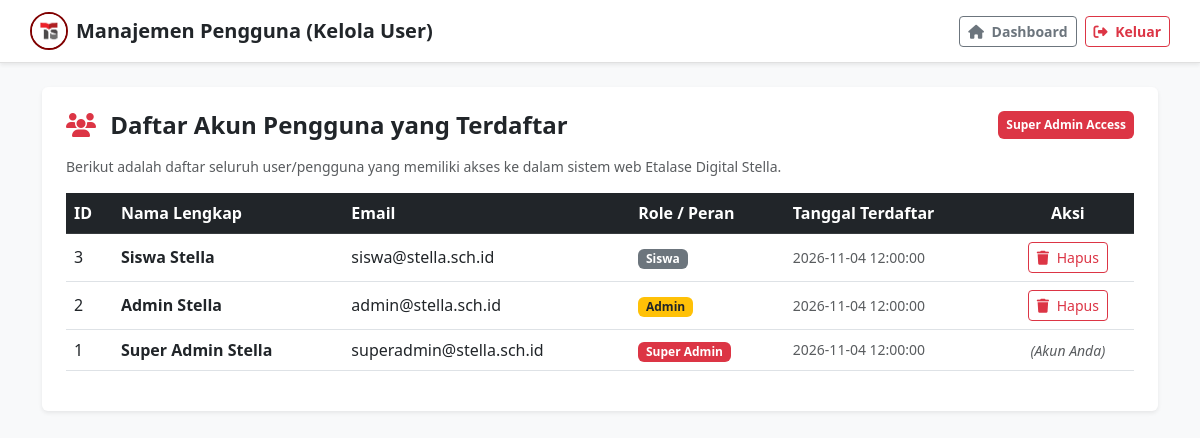
/users.php (signed in), run on the app's committed database.
### tables this page shows
CREATE TABLE IF NOT EXISTS users (
  id INT AUTO_INCREMENT PRIMARY KEY,
  nama VARCHAR(255) NOT NULL,
  email VARCHAR(255) NOT NULL UNIQUE,
  password VARCHAR(255) NOT NULL,
  role ENUM('super_admin', 'admin', 'siswa') NOT NULL DEFAULT 'siswa',
  created_at TIMESTAMP DEFAULT CURRENT_TIMESTAMP
);

### users.php (the view, shortened to what this page needs)
<?php
$host = "localhost";
$user = "root";
$pass = "";
$db   = "Etalase_digitalStella";
$conn = mysqli_connect($host, $user, $pass, $db);
$user_id = $_SESSION['user_id'];
$users_result = mysqli_query($conn, "SELECT * FROM users ORDER BY id DESC");
?>
<!DOCTYPE html>
<html lang="id">
<head>
    <link href="https://cdn.jsdelivr.net/npm/bootstrap@5.3.0/dist/css/bootstrap.min.css" rel="stylesheet">
    <link rel="stylesheet" href="https://cdnjs.cloudflare.com/ajax/libs/font-awesome/6.4.0/css/all.min.css">
</head>
<body>
<div class="top-navbar shadow-sm">
    <div class="d-flex align-items-center">
        <div class="corner-logo me-2">
            <img src="logo.jpg" alt="Logo" style="width: 100%; height: 100%; object-fit: cover;" onerror="this.onerror=null; this.src='https://images.unsplash.com/photo-1541339907198-e08756dedf3f?w=150&auto=format&fit=crop&q=80';">
        </div>
        <span class="fs-5 fw-bold text-dark">Manajemen Pengguna (Kelola User)</span>
    </div>
    <div class="d-flex align-items-center">
        <a href="dashboard.php" class="btn btn-outline-secondary btn-sm me-2 fw-semibold"><i class="fas fa-home me-1"></i> Dashboard</a>
        <a href="logout.php" class="btn btn-outline-danger btn-sm fw-semibold"><i class="fas fa-sign-out-alt me-1"></i> Keluar</a>
    </div>
</div>
<div class="container my-4">
    <div class="card shadow-sm border-0 p-4">
        <div class="d-flex justify-content-between align-items-center mb-3">
            <h4 class="fw-bold m-0"><i class="fas fa-users me-2 text-danger"></i> Daftar Akun Pengguna yang Terdaftar</h4>
            <span class="badge bg-danger p-2">Super Admin Access</span>
        </div>
        <p class="text-muted small">Berikut adalah daftar seluruh user/pengguna yang memiliki akses ke dalam sistem web Etalase Digital Stella.</p>
        <div class="table-responsive">
            <table class="table table-hover align-middle">
                <thead class="table-dark">
                    <tr>
                        <th>ID</th>
                        <th>Nama Lengkap</th>
                        <th>Email</th>
                        <th>Role / Peran</th>
                        <th>Tanggal Terdaftar</th>
                        <th class="text-center">Aksi</th>
                    </tr>
                </thead>
                <tbody>
                    <?php while($row = mysqli_fetch_assoc($users_result)): ?>
                    <tr>
                        <td><?= $row['id'] ?></td>
                        <td class="fw-semibold"><?= htmlspecialchars($row['nama']) ?></td>
                        <td><?= htmlspecialchars($row['email']) ?></td>
                        <td>
                            <?php if($row['role'] == 'super_admin'): ?>
                                <span class="badge bg-danger">Super Admin</span>
                            <?php elseif($row['role'] == 'admin'): ?>
                                <span class="badge bg-warning text-dark">Admin</span>
                            <?php else: ?>
                                <span class="badge bg-secondary">Siswa</span>
                            <?php endif; ?>
                        </td>
                        <td class="small text-muted"><?= $row['created_at'] ?></td>
                        <td class="text-center">
                            <?php if($row['id'] != $user_id): ?>
                                <a href="users.php?action=delete&id=<?= $row['id'] ?>" class="btn btn-outline-danger btn-sm" onclick="return confirm('Yakin ingin menghapus pengguna <?= htmlspecialchars($row['nama']) ?> ini?')">
                                    <i class="fas fa-trash me-1"></i> Hapus
                                </a>
                            <?php else: ?>
                                <span class="text-muted small fst-italic">(Akun Anda)</span>
                            <?php endif; ?>
                        </td>
                    </tr>
                    <?php endwhile; ?>
                </tbody>
            </table>
        </div>
    </div>
</div>
</body>
</html>

### users.php (style rules this page uses)
body { background-color: #f8f9fa; }
.top-navbar { background: #ffffff; border-bottom: 1px solid #e0e0e0; padding: 12px 30px; display: flex; justify-content: space-between; align-items: center; }
.corner-logo { width: 38px; height: 38px; border-radius: 50%; border: 2px solid #800000; background: #fff; display: flex; align-items: center; justify-content: center; overflow: hidden; }

### data on the page
users: id "3", nama "Siswa Stella", email "siswa@stella.sch.id", role "Siswa", created_at "2026-11-04 12:00:00"
users: id "2", nama "Admin Stella", email "admin@stella.sch.id", role "Admin", created_at "2026-11-04 12:00:00"
users: id "1", nama "Super Admin Stella", email "superadmin@stella.sch.id", role "Super Admin", created_at "2026-11-04 12:00:00", shows "(Akun Anda)"
